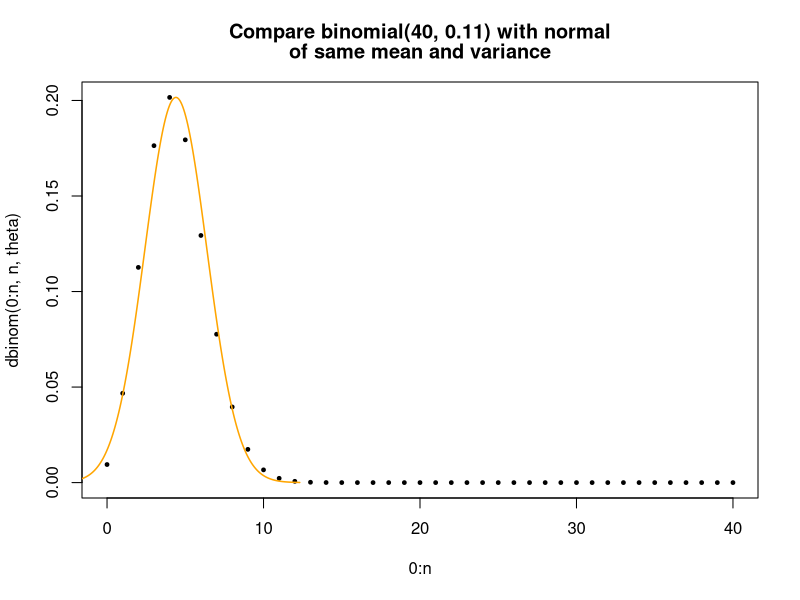

This figure's R source:
#Studio 8 solutions to R questions

# ------------------------- #
# Problem 2: Two sample t-tests: class heights ----
# Heights above 5 feet. ---- Take data from left and right sides of the room
# ******* Since this was written ahead of class, this is not the same as the data from class.
cat("\n-------- Problem 2: Two-sample t-tests: class heights -----------------\n")
leftSideOfRoom = c(10,12,13,12,9,8,16,12,22,13,8)
rightSideOfRoom = c(6,7,6,4,5,0,11,5,9,5,5,3,5,5,3,3,7,8,4,7,3,3)

mean.L = mean(leftSideOfRoom)
var.L = var(leftSideOfRoom)
n.L = length(leftSideOfRoom )

mean.R = mean(rightSideOfRoom)
var.R = var(rightSideOfRoom)
n.R = length(rightSideOfRoom)

#Print the stats
cat("left side: mean = ",mean.L, ", var = ", var.L, ", n = ", n.L, "\n", sep="")
cat("right side: mean = ",mean.R, ", var = ", var.R, ", n = ", n.R, "\n", sep="")

# Run two-sample t-tests
alpha = 0.05

# 2(a) By hand
cat("------------------\n")
cat("2(a) Compute by hand-coding\n")
cat("\nEqual variances: two-sample t-test\n")
# We use convenience variables to write s, so it looks nicer
s1 = sqrt( ((n.L-1)*var.L + (n.R-1)*var.R)/(n.L+n.R-2) )
s2 = sqrt(1/n.L + 1/n.R)
s = s1*s2
t = (mean.L - mean.R)/s
df = n.L + n.R - 2
p = 2*pt(-abs(t),df)
cat("t = ", t, ", df = ", df, ", p = ", p, "\n", sep="")
{ #Need a brace so the R interpreter get confused by the else statement
  if (p < alpha) { print("*** Rejected the null hypothesis ***") }
  else { print("*** Failed to reject the null hypothesis ***") }
}

cat("\nUnequal variances: Wech's two-sample t-test\n")
s = sqrt(var.L/n.L + var.R/n.R)
t = (mean.L - mean.R)/s
df = (var.L/n.L + var.R/n.R)^2 / ( (var.L/n.L)^2/(n.L-1) + (var.R/n.R)^2/(n.R-1) )
p = 2*pt(-abs(t),df)
cat("t = ", t, ", df = ", df, ", p = ", p, "\n", sep="")
{ #Need a brace so the R interpreter get confused by the else statement
  if (p < alpha) { print("*** Rejected the null hypothesis ***") }
  else { print("*** Failed to reject the null hypothesis ***") }
}

# 2(b) Using R function t.test
cat("------------------\n")
cat("2(b) Compute using t.test()\n")
# Equal variances
res = t.test(leftSideOfRoom, rightSideOfRoom, alternative="two.sided", mu=0,
             paired=FALSE, var.equal=TRUE, conf.level = 1-alpha)
print(res)

# Unequal variances
res = t.test(leftSideOfRoom, rightSideOfRoom, alternative="two.sided", mu=0,
             paired=FALSE, var.equal=FALSE, conf.level = 1-alpha)
print(res)

# ------------------------- 
# Problem 3: Binomial rejection regions and off-by-1 errors ----
cat("\n----- Problem 3: Binomial rejection regions and off-by-1 errors -------\n")

# Choosing two sided rejection regions for 
# binomial hypotheses

# Idea: if we want a significance level of alpha we take each side of the rejection region to be the tail on that side with probabilitiy as close as possible to alpha/2 without going over

cat("------------------\n")
cat("Warmup\n")
# Example n=10, theta = .3, alpha = .1 
n = 10
theta = .4
alpha = .1
cat("n = ", n, ", theta = ", theta, ", alpha = ", alpha, "\n", sep="" )

# First we do it the long way with probability tables. 
# This is only practical if n is small
x = 0:n
prob.table = dbinom(x,n, theta)
print(round(prob.table, digits=3))
# Each tail should have probability less than 0.05
# By inspection we see that the left tail contains only the value 0 and the right tail contains 6-10.
criticalPoint.left = 1
criticalPoint.right = 8
rejection.left = 0:criticalPoint.left
rejection.right = criticalPoint.right:n
cat("\n rejection.left:", rejection.left, "\n")
cat("rejection.right:", rejection.right, "\n\n")

# We can check this using dbinom
cat("alpha/2 = ", alpha/2, "\n")
cat("Total prob. in rejection.left = ", sum(dbinom(rejection.left, n, theta)), "\n")
cat("Total prob. in rejection.right = ", sum(dbinom(rejection.right, n,theta)), "\n")

# check if we widen the tail the prob. is > alpha/2
wide.left = 0:(criticalPoint.left+1)
wide.right = (criticalPoint.right-1):n
cat("Total prob. in wide.left = ", sum(dbinom(wide.left, n, theta)), "\n")
cat("Total prob. in wide.right = ", sum(dbinom(wide.right, n, theta)), "\n\n")

# PROBLEM 3
cat("------------------\n")
cat("Problem 3\n")
# Let H0 be that the data follows a binomial(50, 0.5) distribution.
# Use qbinom() to find a two-sided rejection region at significance level 0.1
# Choose the region so the both sides are as close to 0.05 as possbile

# Since this is discrete we have to be careful to avoid being 'off by 1'
# qbinom gives the value with a little more probability than you
# ask for and we want a little less.
# Example the quantile for 0.05 includes slightly more than 0.05 prob.
n = 50
theta = 0.5
alpha = 0.1
cat("n = ", n, ", theta = ", theta, ", alpha = ", alpha, "\n", sep="" )
q_alphaOver2 = qbinom(alpha/2, n, theta)
x = pbinom(q_alphaOver2, n, theta)
cat("q_alphaOver2 =",q_alphaOver2, ", (prob <= q_alphaOver2) =", x, "(Note this is > alpha/2)")

# So qbinom give the value just 'outside' the desired rejection region
# RED_FLAG: this will fail if qbinom returns 0 or n. It could easily be handled with a little bit of logic in the code.
criticalPoint.left = qbinom(alpha/2,n,theta) - 1
criticalPoint.right = qbinom(1-alpha/2, n, theta) + 1
rejection.left = 0:criticalPoint.left
rejection.right = criticalPoint.right:n
cat("\n rejection.left:", rejection.left, "\n")
cat("rejection.right:", rejection.right, "\n\n")

# Use dbinom to check the tail probabilities are less then alpha/2
cat("alpha/2 = ", alpha/2, "\n")
cat("Total prob. in rejection.left = ", sum(dbinom(rejection.left, n, theta)), "\n")
cat("Total prob. in rejection.right = ", sum(dbinom(rejection.right, n,theta)), "\n")

# check if we widen the tail the prob. is > alpha/2
wide.left = 0:(criticalPoint.left+1)
wide.right = (criticalPoint.right-1):n
cat("Total prob. in wide.left = ", sum(dbinom(wide.left, n, theta)), "\n")
cat("Total prob. in wide.right = ", sum(dbinom(wide.right, n, theta)), "\n\n")

# **** NOTE *** We could widen one of the sides and keep the total significance < alpha

# ------------------------- 
# Problem 4: t-tests: left-handedness ----

cat("\n----- Problem 4: One-sample NHST: Lefties -------\n")

# These numbers are made up. We'll collect the data in class.
n = 40
nLefties = 9

# Use the same code as in problem 3 to find the rejection region
theta = 0.11
alpha = 0.05

cat("n = ", n, ", nLefties = ", nLefties, ", theta = ", 
    theta, ", alpha = ", alpha, "\n", sep="")

cat("\n-----------------\n")
cat("4(a) Exact binomial test\n")

#RED_FLAG --see the red_flag in problem 3. Because theta is small this is a real
#danger here. For alpha = 0.05 we're okay since 0 is in the left rejection region.
criticalPoint.left = qbinom(alpha/2,n,theta) - 1
criticalPoint.right = qbinom(1-alpha/2, n, theta) + 1
cat("Reject H_0 if nLefties is: less than or equal to",
    criticalPoint.left, "or greater than or equal to", criticalPoint.right, "\n")
rejRegion = c(0:criticalPoint.left, criticalPoint.right:n)
exactAlpha = sum(dbinom(rejRegion, n, theta))
cat("Exact significance =", exactAlpha, "\n")
{
  if (is.element(nLefties, rejRegion)) { cat("Rejected H_0\n")}
  else { cat("Failed to reject H_0\n")}
}

# Do a one-sample z-test
cat("\n-----------------\n")
cat("4(a) z-test\n")
mu = n*theta  #mean for binomial(n, theta)
sigma = sqrt(n*theta*(1-theta))  #standard dev form binomial(n,theta)
z = (nLefties - mu)/sigma
p = 2*pnorm(-abs(z), 0, 1)  #two-sided p-value
cat("mu = ", mu, ", sigma = ", sigma, ", z = ", z, ", p =", p, "\n", sep="")
{
  if (p < alpha) { cat("Rejected H_0\n")}
  else { cat("Failed to reject H_0\n")}
}

#4(b) Check normality assumption graphically
cat("\n-----------------\n")
cat("4(b) Checking binomial(40, 0.11) is approximately normal\n")
cat("See plot\n")
plot(0:n, dbinom(0:n,n,theta), pch=19, cex=.5)
x = seq(mu-4*sigma, mu+4*sigma, .01)
lines(x, dnorm(x,mu,sigma), col='orange', lwd=1.5)
title(c("Compare binomial(40, 0.11) with normal", "of same mean and variance"))

#4(c) One-sided tests
cat("\n-----------------\n")
cat("4(c) one-sided (on the right) exact binomial test\n")
criticalPoint.right = qbinom(1-alpha, n, theta) + 1
cat("Reject H_0 if nLefties is greater than or equal to", criticalPoint.right, "\n")
rejRegion = c(criticalPoint.right:n)
exactAlpha = sum(dbinom(rejRegion, n, theta))
cat("Exact significance =", exactAlpha, "\n")
{
  if (is.element(nLefties, rejRegion)) { cat("Rejected H_0\n")}
  else { cat("Failed to reject H_0\n")}
}

cat("\n-----------------\n")
cat("4(c) One-sided z-test\n")
mu = n*theta  #mean for binomial(n, theta)
sigma = sqrt(n*theta*(1-theta))  #standard dev form binomial(n,theta)
z = (nLefties - mu)/sigma
p = 1 - pnorm(z, 0, 1)  #Right-sided p-value
cat("mu = ", mu, ", sigma = ", sigma, ", z = ", z, ", p =", p, "\n", sep="")
{
  if (p < alpha) { cat("Rejected H_0\n")}
  else { cat("Failed to reject H_0\n")}
}
